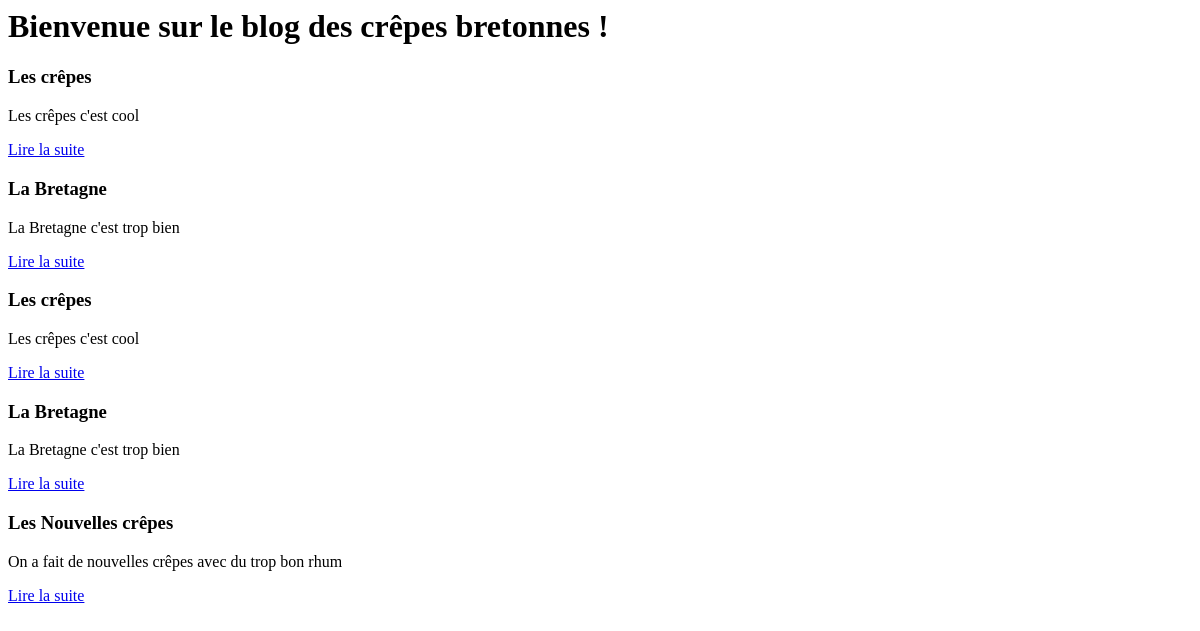
/blog/, run on an earlier commit of the app's database.
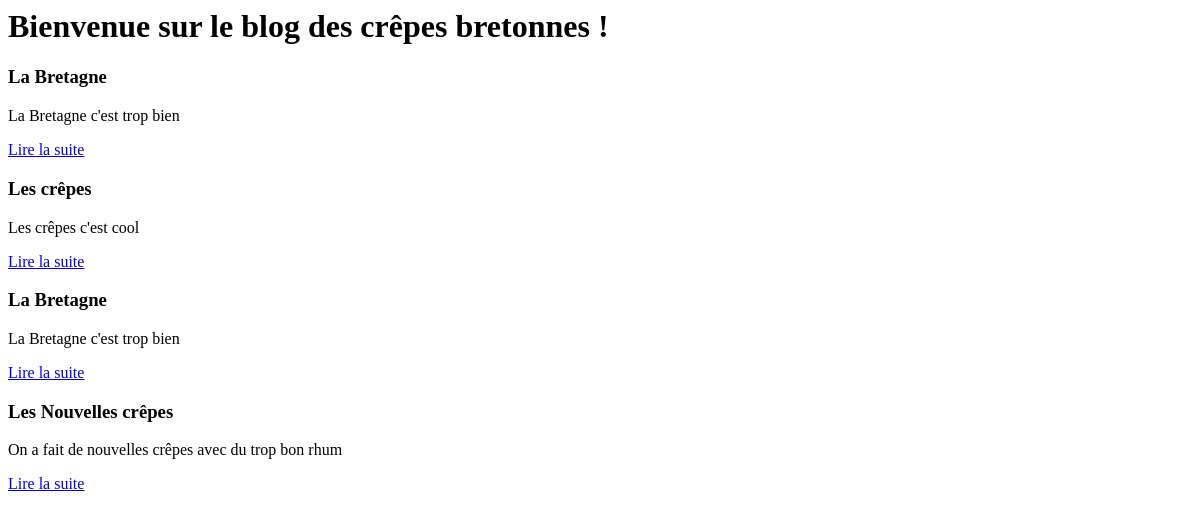
And on a later commit of the database.
### blog/models.py (models this page shows, shortened)
class Article(models.Model):
    titre = models.CharField(max_length=100)
    auteur = models.CharField(max_length=42)
    slug = models.SlugField(max_length=100)
    contenu = models.TextField(null=True)
    date = models.DateTimeField(default=timezone.now,
                                verbose_name="Date de parution")
    categorie = models.ForeignKey('Categorie', on_delete=models.CASCADE)
    class Meta:
        verbose_name="article"
        ordering = ['date']

### blog/views.py (the view)
# urls.py: path('',views.accueil,name="accueil"),
def accueil(request):
    articles = Article.objects.all()  # Nous sélectionnons tous nos articles
    return render(request, 'blog/accueil.html', {'derniers_articles': articles})

### blog/templates/blog/accueil.html
<h1>Bienvenue sur le blog des crêpes bretonnes !</h1>
{% for article in derniers_articles %}
    <div class="article">
    	<h3>{{ article.titre }}</h3>
    	<p>{{ article.contenu|truncatewords_html:80 }}</p>
        <p><a href="{% url 'lire' id=article.id slug=article.slug %}">Lire la suite</a></p>
    </div>
{% empty %}
    <p>Aucun article.</p>
{% endfor %}

What changed in the data, as far as the page shows it:
removed Article: titre "Les crêpes", contenu "Les crêpes c'est cool"
